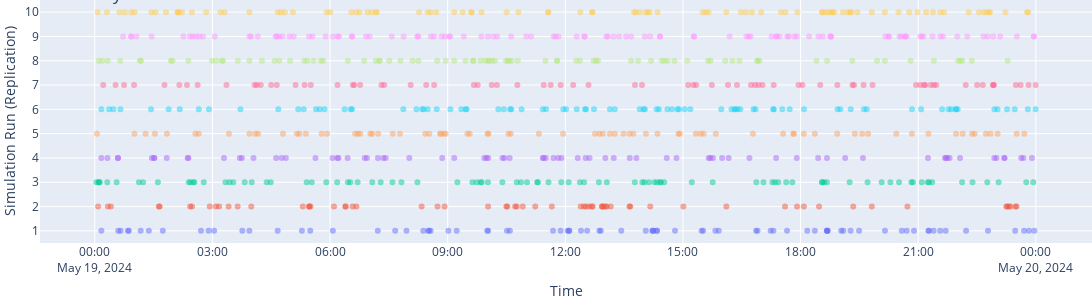
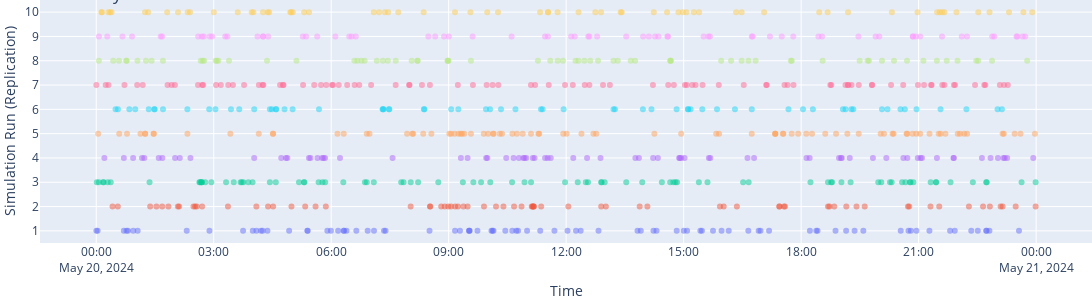
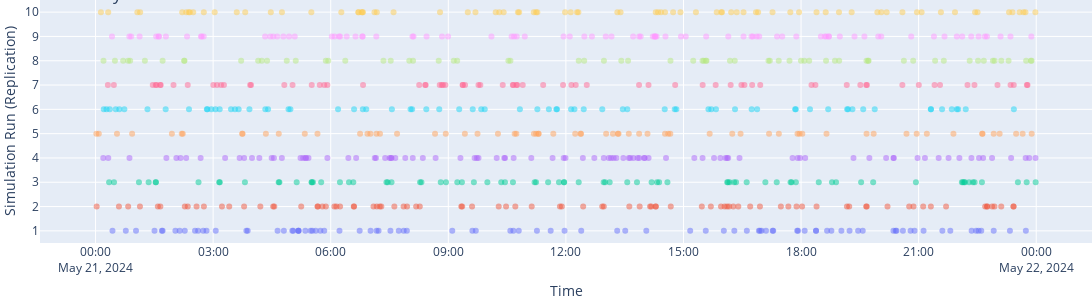

Notebook cell for these charts, in order:
### Markdown cell above
The plots below show the minute-by-minute arrivals of patients across different model replications and different days.
Only the first 10 replications and the first 5 days of the model are shown. 

Each dot is a single patient arriving. 

From left to right within each plot, we start at one minute past midnight and move through the day until midnight. 

Looking from the top to the bottom of each plot, we have the model replications. 

Each horizontal line of dots represents a **full day** for one model replication.  

Hovering over the dots will show the exact time of each patient.

### Code cell
for i in range(5):
    minimal_log = patient_log[(patient_log['event'] == 'arrival') & 
                            (patient_log['Rep'] <= 10) & 
                            (patient_log['model_day'] == i+1)].copy()
    
    minimal_log['Rep_str'] = minimal_log['Rep'].astype(str)

    time_plot = px.scatter(
            minimal_log.sort_values("minute"),
            x="minute", 
            y="Rep",
            color="Rep_str",
            custom_data=["Rep", "minute_in_day", "patient"],
            category_orders={'Rep_str': [str(i+1) for i in range(10)]},
            range_y=[0.5, min(10, n_reps.value)+0.5],
            width=1200,
            height=300,
            opacity=0.5
    )
    
    del minimal_log

    time_plot.update_traces(
        hovertemplate="<br>".join([
            "Replication:%{customdata[0]}", 
            "Time of patient arrival: %{customdata[1]}",
            "Arrival in this simulation run: %{customdata[2]}"
        ])
    )

    time_plot.update_layout(yaxis_title="Simulation Run (Replication)",
                            xaxis_title="Time",
                            title="### Day {}".format(i+1),
                yaxis = dict(
                tickmode = 'linear',
                tick0 = 1,
                dtick = 1
            ))
    
    time_plot.layout.update(showlegend=False, 
                            margin=dict(l=0, r=0, t=0, b=0))
    
    time_plot.show()
